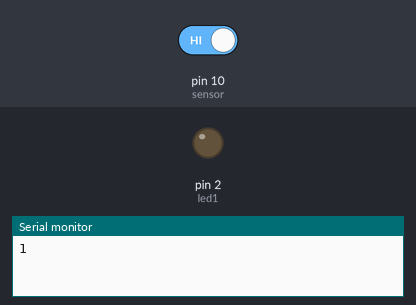
A sketch run on a simulated Arduino Uno, built with avr-gcc and run on an emulated ATmega328P. Shown: output pins drawn as LEDs (lit = HIGH), the last lines printed to the serial monitor. Dashed ring = blinking. The inputs (shaded band) are chosen by the test bench; at power-on: pin 10 (sensor) HIGH.

Above: at 1.2 s.
1.3 s: pin 10 (sensor) driven LOW
At 1.55 s:
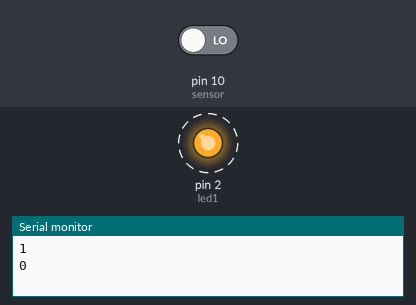
4.3 s: pin 10 (sensor) driven HIGH
At 4.3 s:
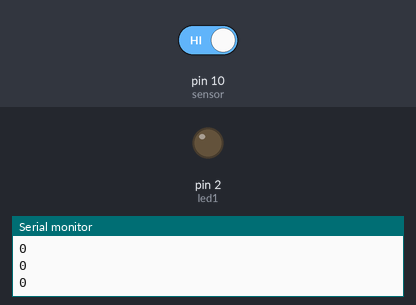
Timing chart, 0 to 7.3 s (numbered marks = the images above; inputs shaded):
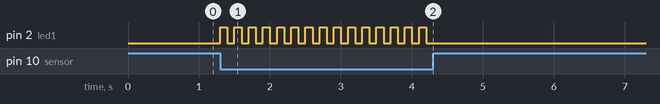

Measured:
- after the input at 1.3 s, pin 2 (led1): alternates HIGH for 0.10 s and LOW for 0.10 s, starting at once
- after the input at 4.3 s, pin 2 (led1): stops changing and stays LOW

The sketch:

BungTayBatDen.ino
```cpp
#define sensor 10
#define led1 2

boolean val = 1;
boolean ledstatus = 0;

void setup() {
  // put your setup code here, to run once:
  pinMode(led1, OUTPUT);
  pinMode(sensor, INPUT);
  Serial.begin(9600);

}

void loop() {
  // put your main code here, to run repeatedly:
  Serial.println(digitalRead(sensor));
  while (ledstatus == 0) {
    val = digitalRead(sensor);

    if(val == 0) {
      ledstatus = 1;
      digitalWrite(led1,ledstatus);
      delay(100);
      break;
    }
  }

  while (ledstatus == 1) {
    val = digitalRead(sensor);

    if (val == 0) {
      ledstatus = 0;
      digitalWrite(led1, ledstatus);
      delay(100);
      break;
    }
  }
}
```
